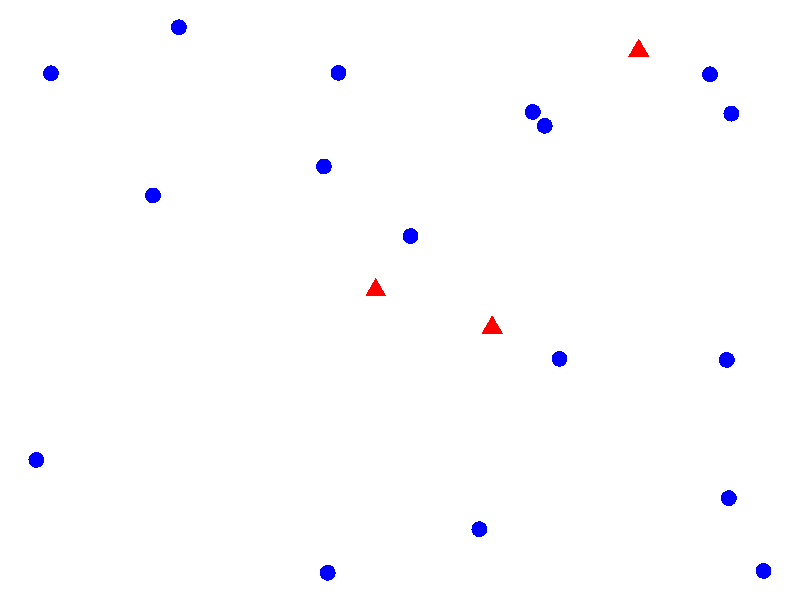
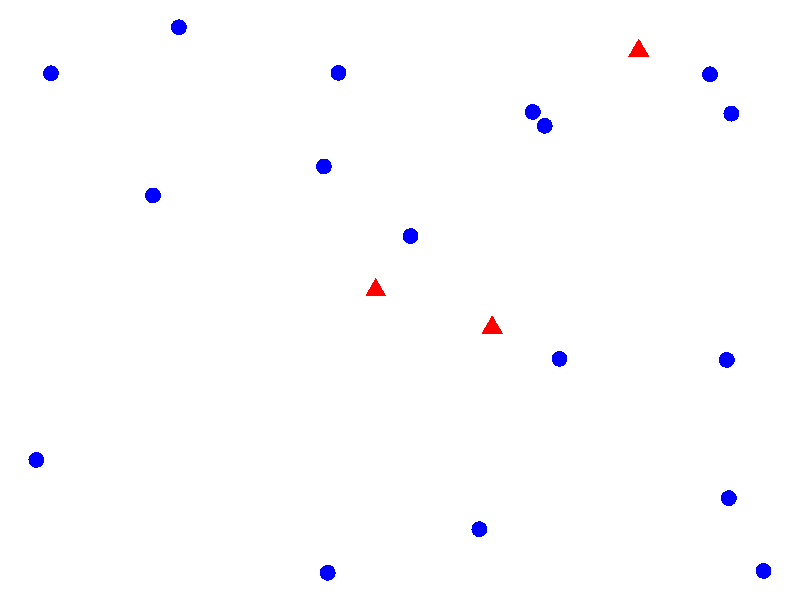
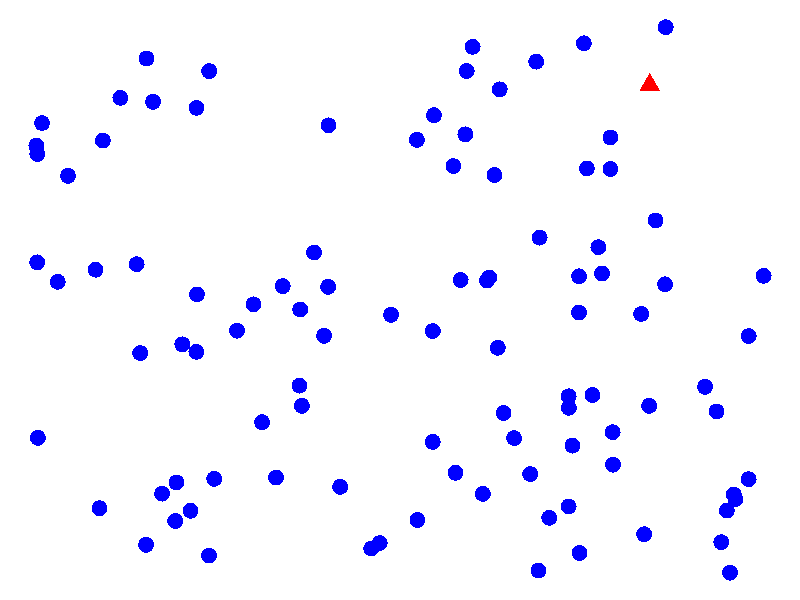
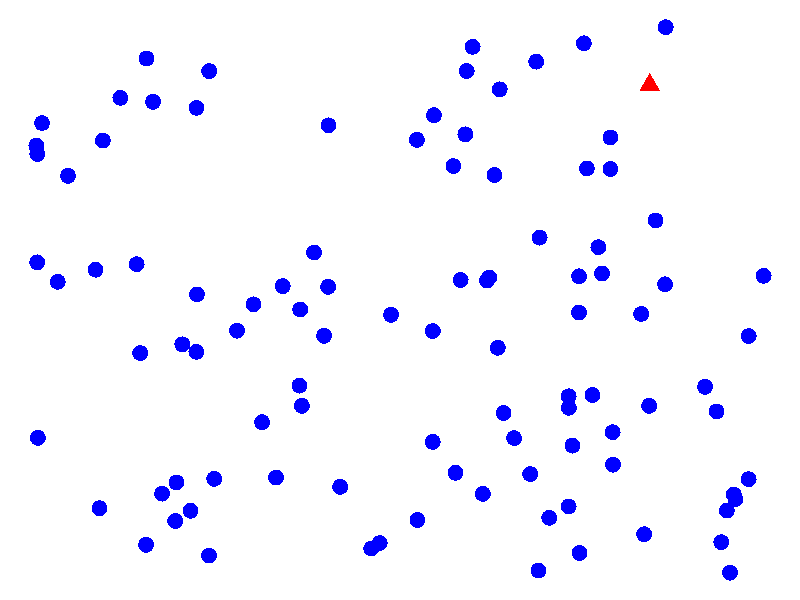
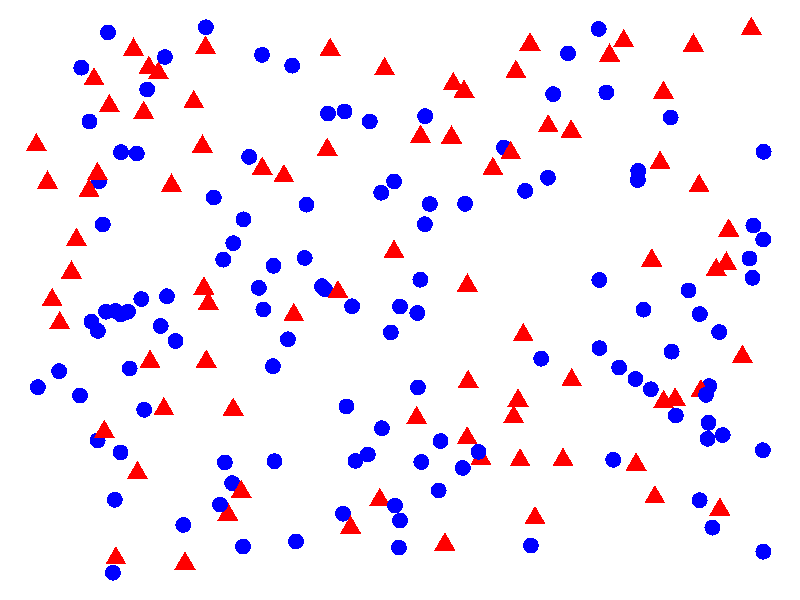
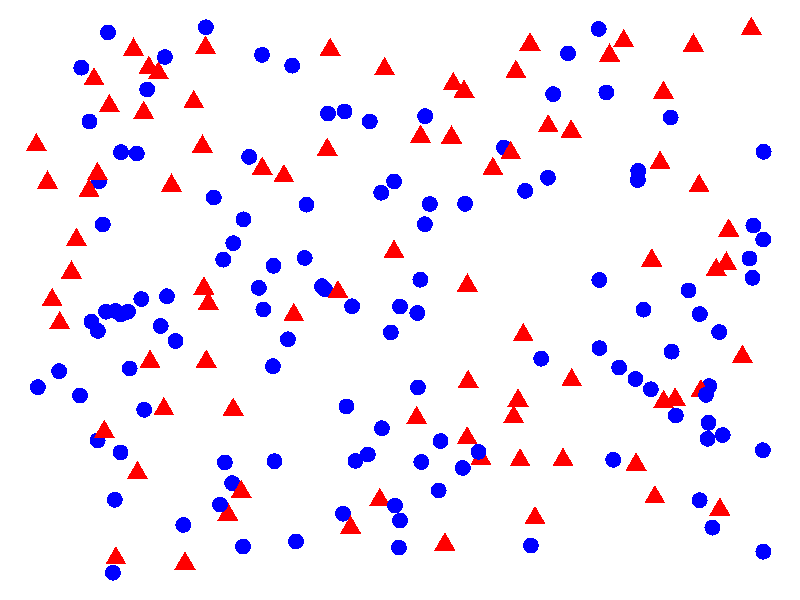
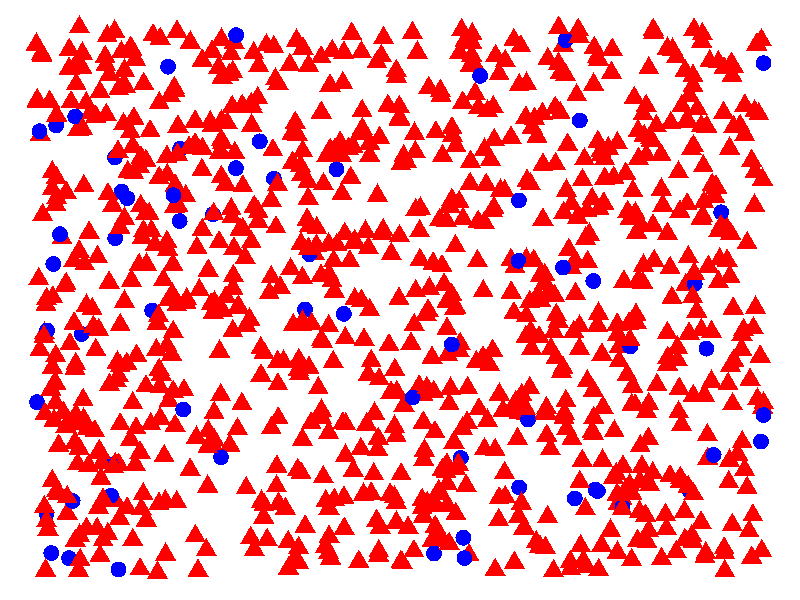
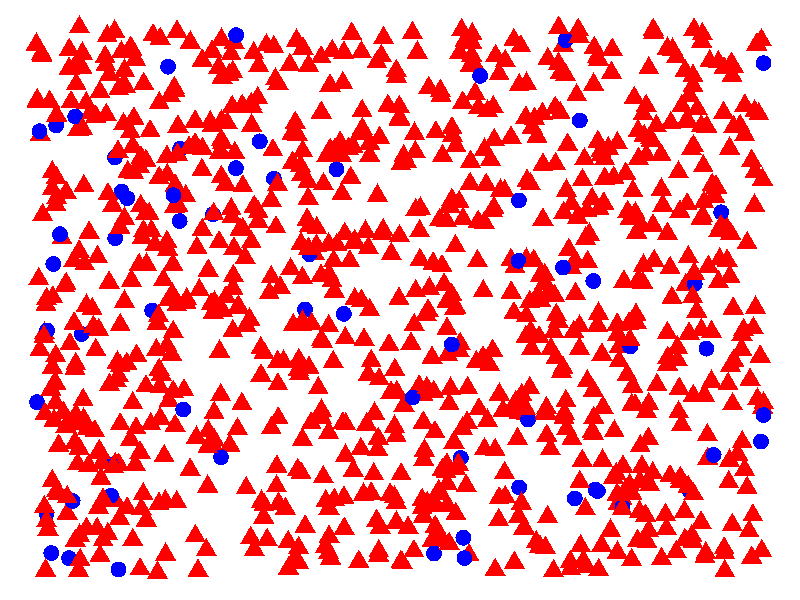

R code for these plots, in order: (Note: this script raises an error after producing the figures.)
## ---- chunk 1
library('ggplot2')
library('knitr')
opts_chunk$set(echo = FALSE, warning = FALSE)
## ---- chunk 2
set.seed(42)
simulate.points = function(n, p){
  data.frame(
    x = runif(n),
    y = runif(n),
    color = factor(sample(c(0,1), size = n, replace=TRUE, prob = c(1-p, p))))
}
plot.points = function(points, size = 5, random.size = FALSE, flip = FALSE){
  
  if(random.size){
    size = rpois(nrow(points), 7)
  } 
  points$size = size
  
  colors = c('blue', 'red')
  if(flip) colors = rev(colors)
  
  p = ggplot(points) + 
    geom_point(aes(x=x, y=y, color = color, shape= color, size = size)) + 
    theme_void() + 
    scale_color_manual(guide = 'none', values = colors) + 
    scale_shape_discrete(guide = 'none') + 
    scale_size_identity(guide='none')
  return(p)
}
# simulate 
points = simulate.points(20, 0.1)
## ---- chunk 3
# simulate 
plot.points(points)
## ---- chunk 4
plot.points(points)
## ---- chunk 5
points = simulate.points(100, 0.01) 
plot.points(points)
## ---- chunk 6
plot.points(points)
## ---- chunk 7
points = simulate.points(200, 0.42)
plot.points(points)
## ---- chunk 8
plot.points(points)
## ---- chunk 9
points = simulate.points(1000, 0.94)
plot.points(points)
## ---- chunk 10
plot.points(points)
## ---- chunk 11
points = simulate.points(1000, 0.67)
plot.points(points)
## ---- chunk 12
plot.points(points)
## ---- chunk 13
points = simulate.points(50, 0.1)
p = plot.points(points,random.size = TRUE)
p
## ---- chunk 14
p
## ---- chunk 15
points = simulate.points(50, 0.77)
p = plot.points(points,random.size = TRUE, flip = TRUE)
p
## ---- chunk 16
p
## ---- chunk 17
plot(c(1,10),c(-25,2), col = "white", xaxt = "n", yaxt = "n", xlab = "Zeit", ylab = "Tonhöhe",
    bty = "l", mgp=c(1,1,0))
## ---- chunk 18
supp = seq(-4, 4, length.out = 100)
st.norm.dens = dnorm(supp)
plot(supp,st.norm.dens, col = "black", xaxt = "n", yaxt = "n", xlab = "Zeit", ylab = "Tonhöhe",
    bty = "l", mgp=c(1,1,0), lwd = 2, type = "l")
## ---- chunk 19
plot(c(1,10),c(-25,2), col = "white", xaxt = "n", yaxt = "n", xlab = "Zeit", ylab = "Tonhöhe",
    bty = "l", mgp=c(1,1,0))
## ---- chunk 20
supp = seq(0, 8, length.out = 100)
gamma.dens = dgamma(supp, 2, 1)
plot(supp,gamma.dens, col = "black", xaxt = "n", yaxt = "n", xlab = "Zeit", ylab = "Tonhöhe",
    bty = "l", mgp=c(1,1,0), lwd = 2, type = "l")
## ---- chunk 21
plot(c(1,10),c(-25,2), col = "white", xaxt = "n", yaxt = "n", xlab = "Zeit", ylab = "Tonhöhe",
    bty = "l", mgp=c(1,1,0))

## ---- chunk 22
supp = seq(1,7, length.out = 100)

ex = ((seq(1, 7, length.out = 100)^1.25*sin(seq(1, 7, length.out = 100)*1.5) -
  (seq(1,7,length.out = 100)-1)^1.05*2) * .03 + .72)*.5

plot(supp, ex, xaxt = "n", yaxt = "n", xlab = "Zeit", ylab = "Tonhöhe",
    bty = "l", mgp=c(1,1,0), type = "l", lwd = 2, xlim = c(1,7), ylim = c(0,.4))

## ---- chunk 23
plot(c(1,10),c(-25,2), col = "white", xaxt = "n", yaxt = "n", xlab = "Zeit", ylab = "Tonhöhe",
    bty = "l", mgp=c(1,1,0))
## ---- chunk 24
supp = seq(0.1, 8, length.out = 100)
step.const = function(x) {
  if(x>0 & x <= 2) {
    1
  } else if( x >2 & x <= 4) {
    2 
  } else if(x>4 & x  <= 6) {
    3
  } else {
    1.75
  }
}

step.const = sapply(supp, step.const)

ind <- which(supp <= 2)
plot(supp[ind], step.const[ind], col = "black", xaxt = "n", yaxt = "n", 
     xlab = "Zeit", ylab = "Tonhöhe",
    bty = "l", mgp=c(1,1,0), lwd = 2, type = "l", xlim = c(0,8), ylim = c(0, 4))
ind <- which(supp>2 & supp <= 4)
points(supp[ind], step.const[ind], col = "black", lwd = 2, type = "l")
ind <- which(supp>4 & supp <= 6)
points(supp[ind], step.const[ind], col = "black", lwd = 2, type = "l")
ind <- which(supp>6 & supp <= 8)
points(supp[ind], step.const[ind], col = "black", lwd = 2, type = "l")
## ---- chunk 25
plot(c(1,10),c(-25,2), col = "white", xaxt = "n", yaxt = "n", xlab = "Zeit", ylab = "Tonhöhe",
    bty = "l", mgp=c(1,1,0))
## ---- chunk 26
supp = seq(0,2*pi, length.out = 200)

sine.fun =  sin(4*supp)

plot(supp, sine.fun, col = "black", xaxt = "n", yaxt = "n", xlab = "Zeit", 
     ylab = "Tonhöhe", bty = "l", mgp=c(1,1,0), lwd = 2, type = "l", xlim = c(0,2*pi))
## ---- chunk 27
plot(c(1,10),c(-25,2), col = "white", xaxt = "n", yaxt = "n", xlab = "Zeit", ylab = "Tonhöhe",
    bty = "l", mgp=c(1,1,0))
## ---- chunk 28
lmu.func <- function(x) {
  if (x>=0 & x <= .25) {
    1-4*x
  } else if (x>.25 & x <= 1.25) {
    0
  } else if (x>1.25 & x <=1.75) {
    2*(x-1.25)
  } else if (x>1.75 & x <= 2.25) {
    1-2*(x-1.75)
  } else if (x>2.25 & x <= 2.75) {
    2*(x-2.25)
  } else if (x>2.75 & x <= 3.25) {
    1-2*(x-2.75)
  } else {
    (x - 4)^2 / .5625
  }
}

supp = seq(0, 4.75, length.out = 500)

lmu = sapply(supp, lmu.func)

ind <- which(supp <= 3.25)
plot(supp[ind], lmu[ind], col = "black", xaxt = "n", yaxt = "n", xlab = "Zeit", ylab = "Tonhöhe",
    bty = "l", mgp=c(1,1,0), lwd = 2, type = "l", xlim = c(0,4.75))
points(supp[-ind], lmu[-ind], col = "black", lwd = 2, type = "l")
## ---- chunk 29
set.seed(41)
get.max.game.numbers = function(maxim, min=0, n=5, sort.numbers=FALSE){
   numbers = sample(min:maxim, size=n, replace=FALSE)
   if(sort.numbers){
     numbers = sort(numbers)
   }
   numbers
}
maxim = 10
numbers =get.max.game.numbers(maxim)
## ---- chunk 30
maxim = 15 
numbers = get.max.game.numbers(maxim)
## ---- chunk 31
maxim = 60 
numbers = get.max.game.numbers(maxim)
## ---- chunk 32
maxim = 33
numbers =get.max.game.numbers(maxim)
## ---- chunk 33
maxim = 6000000L
numbers =get.max.game.numbers(maxim)
## ---- chunk 34
knitr::include_graphics("images/computer_sieger_cropped.png")
